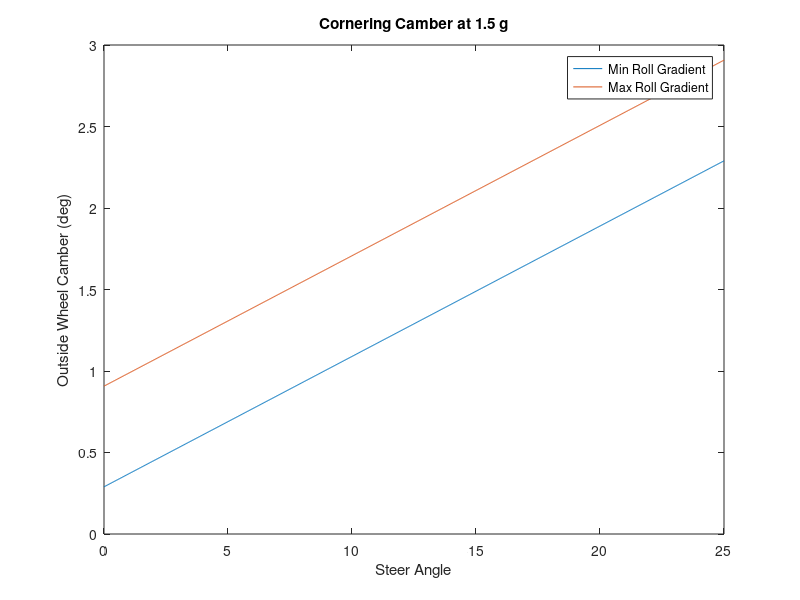

Write MATLAB code to recreate this figure.
%% Kinematic Parameters
roll_camber = 0.58; % deg w/ 1 deg roll
ride_camber = 0.221; % deg w/ 1 in droop
steer_camber = 2; % deg at full steer

roll_gradient = [0.62 1.33]; %0.67; % deg/g range (min to max)

static_camber = -1; % deg

camber_compliance_outside = 0.5; % deg/g (outside wheel)

cornering_g = 1.5; % g

%% Calculations

roll = roll_gradient*cornering_g;
camber_fromroll = roll_camber*roll;

camber_fromcompliance = cornering_g*camber_compliance_outside;

steer_angle = linspace(0,25,1000);
for i = 1:numel(steer_angle)
    camber_fromsteer = steer_angle(i)/25*steer_camber;
    total_camber(:,i) = static_camber+camber_fromroll+camber_fromcompliance+camber_fromsteer;
end
plot(steer_angle,total_camber(1,:))
hold on
plot(steer_angle,total_camber(2,:))
xlabel('Steer Angle')
ylabel('Outside Wheel Camber (deg)')
legend('Min Roll Gradient','Max Roll Gradient')
title('Cornering Camber at 1.5 g')
